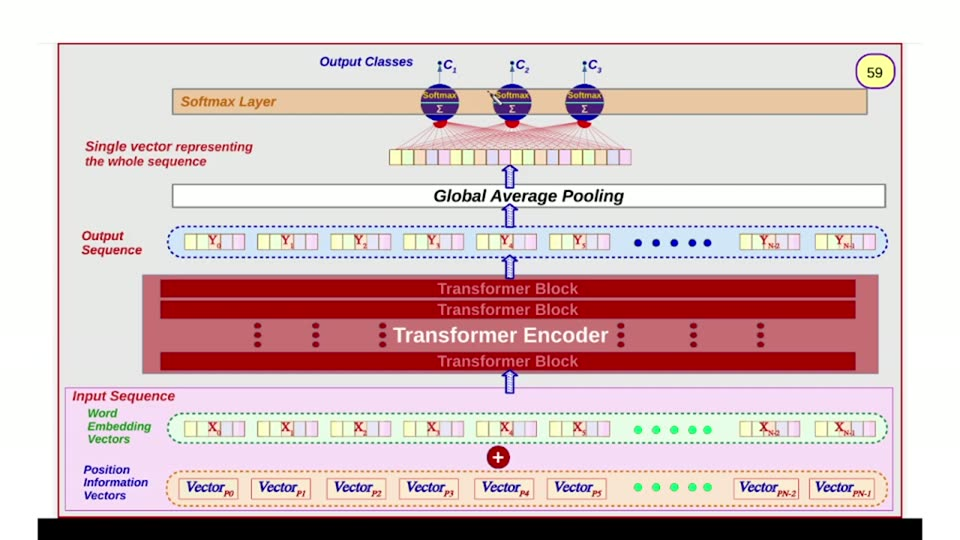
#> input picture videos/deep-learning/002_transformers_part2/unique_slides/slide_059.jpg, 960 x 540 px, found by its file name
$ python v1_scan.py
#> lines starting #> are read from the running program, lines starting #| are printed output that depends on the picture; after the words box and inside, x2 and y2 are one past the last pixel; in counts of white or black regions, pixels touching at a corner belong together
# v1_scan.py — worker verification scan for slide_059 (frame 960x540)
# Mapping (same as certified 038): slide_x = (fx-18.63)/0.96123, slide_y = fy/0.95556
from PIL import Image
import numpy as np
from collections import Counter

im = np.asarray(Image.open('unique_slides/slide_059.jpg').convert('RGB')).astype(int)
r, g, b = im[:, :, 0], im[:, :, 1], im[:, :, 2]
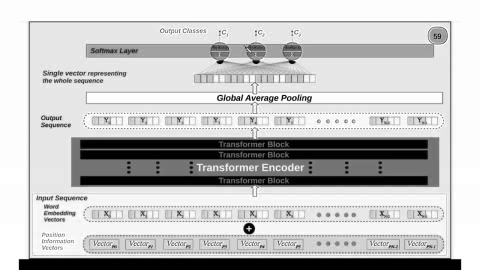
#> b: shape (540, 960) int64 (shown at 1/2 size); min 0, max 255, mean 193.3

def sx(fx): return (fx - 18.63) / 0.96123
def sy(fy): return fy / 0.95556
def S(x0, x1, y0, y1, tag):
    print(f"  {tag}: slide x {sx(x0):.1f}..{sx(x1):.1f} y {sy(y0):.1f}..{sy(y1):.1f} "
          f"(w {sx(x1)-sx(x0):.1f} h {sy(y1)-sy(y0):.1f})")

def runs(bools, min_len=1):
    out, s = [], None
    for i, v in enumerate(bools):
        if v and s is None: s = i
        if not v and s is not None:
            if i - s >= min_len: out.append((s, i - 1))
            s = None
    if s is not None: out.append((s, len(bools) - 1))
    return out

def modal(x0, x1, y0, y1, tag, k=4):
#> called with x0 = 100, x1 = 150, y0 = 470, y1 = 500, tag = 'input container (left of rows)', k = 4
    blk = im[y0:y1, x0:x1].reshape(-1, 3)
#> blk = 1500 rows, first 8: [88, 63, 183], [50, 24, 151], [85, 60, 178], [131, 107, 217], [215, 193, 255], [174, 152, 250], [38, 15, 121], [125, 102, 208]
    c = Counter((int(a) // 8 * 8, int(bb) // 8 * 8, int(cc) // 8 * 8) for a, bb, cc in blk)
#> c = 292 items
    print(f"  {tag} modal:", c.most_common(k))
#|   input container (left of rows) modal: [((240, 216, 248), 259), ((240, 216, 240), 230), ((248, 224, 248), 80), ((232, 208, 248), 48)]

print("== A. FILL COLORS (modal over empty patches) ==")
modal(100, 150, 470, 500, "input container (left of rows)")
modal(700, 750, 415, 440, "X row between boxes?")
#> in modal (call 2), `blk = im[y0:y1, x0:x1].reshape(-1, 3)`: blk = 1250 rows, first 8: [224, 255, 234], [222, 255, 234], [226, 255, 234], [233, 255, 238], [229, 255, 235], [227, 255, 234], [221, 255, 232], [223, 255, 234]
#|   X row between boxes? modal: [((224, 248, 232), 415), ((224, 248, 224), 183), ((232, 248, 224), 153), ((232, 248, 232), 123)]
modal(180, 200, 425, 435, "X box1 interior left")
#> in modal (call 3), `blk = im[y0:y1, x0:x1].reshape(-1, 3)`: blk = 200 rows, first 8: [229, 252, 226], [233, 255, 228], [235, 254, 226], [229, 244, 213], [185, 197, 161], [221, 230, 185], [246, 255, 202], [250, 255, 199]
#|   X box1 interior left modal: [((248, 248, 208), 31), ((248, 248, 200), 22), ((248, 248, 192), 21), ((232, 248, 224), 18)]
modal(700, 780, 230, 250, "Y row between boxes")
#> in modal (call 4), `blk = im[y0:y1, x0:x1].reshape(-1, 3)`: blk = 1600 rows, first 8: [208, 229, 246], [206, 229, 245], [209, 230, 247], [209, 230, 247], [214, 235, 254], [209, 230, 249], [210, 231, 250], [214, 235, 254]
#|   Y row between boxes modal: [((208, 224, 240), 384), ((208, 224, 248), 148), ((208, 232, 248), 80), ((200, 224, 240), 56)]
modal(180, 200, 235, 245, "Y box1 interior left")
#> in modal (call 5), `blk = im[y0:y1, x0:x1].reshape(-1, 3)`: blk = 200 rows, first 8: [213, 231, 243], [214, 231, 239], [214, 227, 235], [214, 224, 226], [178, 188, 177], [207, 215, 191], [237, 244, 203], [244, 250, 202]
#|   Y box1 interior left modal: [((248, 248, 200), 28), ((248, 248, 208), 26), ((248, 248, 216), 22), ((208, 224, 240), 14)]
modal(200, 240, 480, 495, "V row peach interior")
#> in modal (call 6), `blk = im[y0:y1, x0:x1].reshape(-1, 3)`: blk = 600 rows, first 8: [251, 237, 200], [251, 237, 200], [248, 232, 206], [248, 232, 209], [253, 237, 212], [251, 236, 207], [247, 232, 201], [247, 233, 198]
#|   V row peach interior modal: [((240, 232, 208), 37), ((248, 232, 208), 26), ((240, 232, 200), 23), ((248, 240, 208), 18)]
modal(300, 420, 60, 78, "above tan bar / top band bg")
#> in modal (call 7), `blk = im[y0:y1, x0:x1].reshape(-1, 3)`: blk = 2160 rows, first 8: [231, 233, 230], [231, 233, 230], [231, 233, 230], [231, 233, 230], [231, 233, 232], [231, 233, 232], [231, 233, 232], [231, 233, 232]
#|   above tan bar / top band bg modal: [((224, 232, 224), 543), ((224, 232, 232), 304), ((232, 232, 232), 196), ((232, 232, 224), 150)]
modal(200, 240, 130, 140, "between tan bar and pooled row")
#> in modal (call 8), `blk = im[y0:y1, x0:x1].reshape(-1, 3)`: blk = 400 rows, first 8: [231, 233, 230], [231, 233, 230], [231, 233, 230], [231, 233, 230], [231, 233, 230], [231, 233, 230], [231, 233, 230], [231, 233, 230]
#|   between tan bar and pooled row modal: [((224, 232, 224), 261), ((232, 232, 224), 89), ((224, 224, 224), 20), ((232, 232, 232), 20)]

print("== B. INPUT CONTAINER edges ==")
pinkish = (r > 235) & (g > 205) & (g < 235) & (b > 235)  # lilac fill ~ (246,220,247)
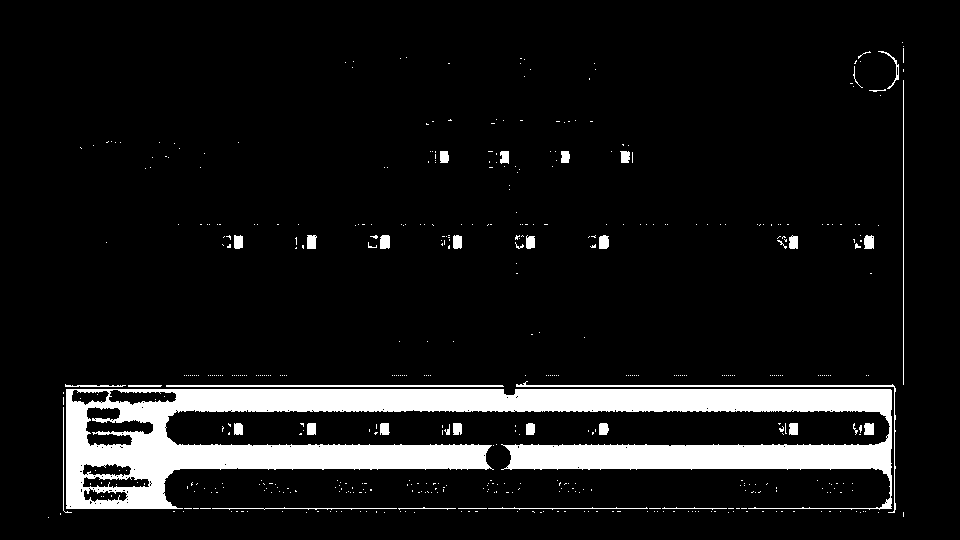
#> pinkish: shape (540, 960) bool; 9.4% white; 533 white regions (493 under 20 px), largest, box (x1, y1, x2, y2) and area: (66, 389, 892, 510) 42387, (516, 381, 896, 513) 924, (166, 385, 504, 387) 675
print("  lilac rows at col 300:", runs(pinkish[:, 300], 2))
#> after the loop in runs, `for i, v in enumerate(bools):`: out = [(385, 386), (389, 411), (433, 434), (445, 468)]
#|   lilac rows at col 300: [(385, 386), (389, 411), (433, 434), (445, 468)]
print("  lilac rows at col 700:", runs(pinkish[:, 700], 2))
#|   lilac rows at col 700: [(385, 386), (389, 410), (445, 468)]
print("  lilac cols at row 420:", runs(pinkish[420, :], 2)[:3], "...", runs(pinkish[420, :], 2)[-3:])
#> (printed output is left out)
print("  lilac cols at row 460:", runs(pinkish[460, :], 2)[:3], "...", runs(pinkish[460, :], 2)[-3:])
#> (printed output is left out)
print("  lilac cols at row 500:", runs(pinkish[500, :], 2)[:3], "...", runs(pinkish[500, :], 2)[-3:])
#> (printed output is left out)

print("== C. GREEN dashed rect (word-embedding row) ==")
grn = (g - r > 25) & (g - b > 25) & (g > 100) & (g < 215)
#> grn: shape (540, 960) bool; 0.14% white in thin lines or dots, all inside (x1, y1, x2, y2) = (88, 409, 886, 491)
print("  green rows at col 300:", runs(grn[:, 300], 0))
#|   green rows at col 300: []
print("  green rows at col 550:", runs(grn[:, 550], 0))
#|   green rows at col 550: []
print("  green rows at col 850:", runs(grn[:, 850], 0))
#|   green rows at col 850: []
print("  green cols at row 412:", runs(grn[412, :], 0)[:6], "...")
#> (printed output is left out)
print("  green cols at row 444:", runs(grn[444, :], 0)[:6], "...")
#> (printed output is left out)

print("== D. ORANGE dashed rect + peach ==")
org = (r > 195) & (g > 95) & (g < 185) & (b < 110) & (r - b > 110)
#> org: shape (540, 960) bool; 0.06% white in thin lines or dots, all inside (x1, y1, x2, y2) = (92, 94, 583, 459)
print("  orange rows at col 300:", runs(org[:, 300], 0))
#|   orange rows at col 300: []
print("  orange rows at col 550:", runs(org[:, 550], 0))
#|   orange rows at col 550: []
print("  orange rows at col 850:", runs(org[:, 850], 0))
#|   orange rows at col 850: []
print("  orange cols at row 458:", runs(org[458, :], 0)[:4], "...", runs(org[458, :], 0)[-2:])
#> (printed output is left out)
print("  orange cols at row 466:", runs(org[466, :], 0)[:4], "...")
#> (printed output is left out)
print("  orange cols at row 508:", runs(org[508, :], 0)[:4], "...", runs(org[508, :], 0)[-2:])
#> (printed output is left out)
peach = (abs(r - 253) < 10) & (abs(g - 235) < 14) & (abs(b - 208) < 16)
#> peach: shape (540, 960) bool; 2.9% white; 368 white regions (333 under 20 px), largest, box (x1, y1, x2, y2) and area: (167, 469, 889, 508) 9858, (328, 480, 372, 498) 285, (401, 480, 444, 498) 269
print("  peach rows at col 300:", runs(peach[:, 300], 1))
#|   peach rows at col 300: [(473, 476), (480, 489), (495, 497), (500, 503)]

print("== E. Y ROW: light-blue fill + blue dashed border ==")
lblu = (abs(r - 214) < 18) & (abs(g - 234) < 14) & (abs(b - 248) < 12)
#> lblu: shape (540, 960) bool; 2.6% white; 571 white regions (552 under 20 px), largest, box (x1, y1, x2, y2) and area: (165, 216, 891, 264) 11301, (609, 151, 618, 163) 83, (516, 423, 524, 435) 64
print("  lightblue rows at col 300:", runs(lblu[:, 300], 1))
#|   lightblue rows at col 300: [(227, 231), (237, 239), (241, 246), (251, 259), (427, 430)]
print("  lightblue rows at col 700:", runs(lblu[:, 700], 1))
#|   lightblue rows at col 700: [(224, 224), (228, 259)]
print("  lightblue cols at row 240:", runs(lblu[240, :], 1)[:3], "...", runs(lblu[240, :], 1)[-3:])
#> (printed output is left out)
blue = (b - r > 50) & (b - g > 40) & (b > 130)
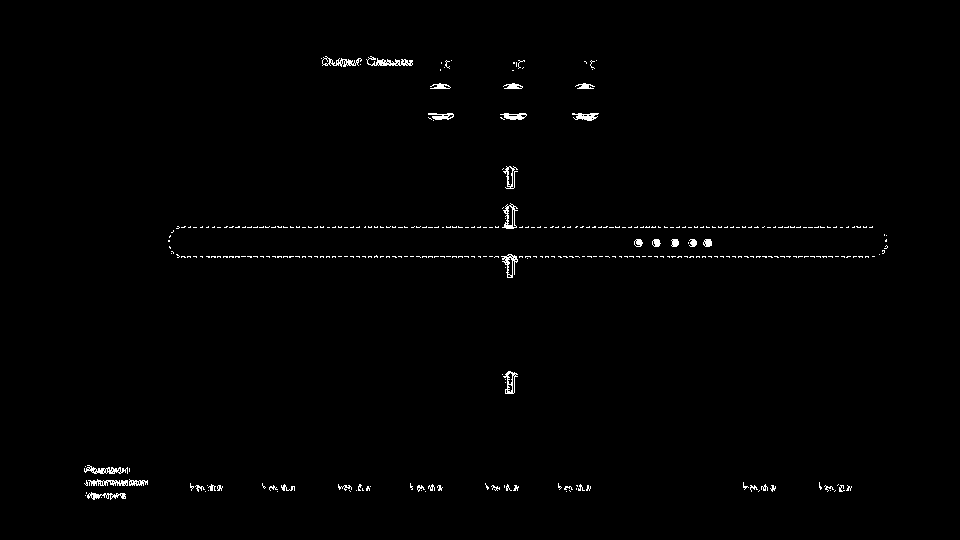
#> blue: shape (540, 960) bool; 0.84% white in thin lines or dots, all inside (x1, y1, x2, y2) = (84, 56, 888, 500)
print("  blue(border) rows at col 300:", runs(blue[:, 300], 0))
#|   blue(border) rows at col 300: []
print("  blue(border) rows at col 700:", runs(blue[:, 700], 0))
#|   blue(border) rows at col 700: [(227, 227)]
print("  blue(border) cols at row 212:", runs(blue[212, :], 0)[:6], "...")
#> (printed output is left out)
print("  blue(border) cols at row 274:", runs(blue[274, :], 0)[:6], "...")
#> (printed output is left out)

print("== F. ROSE ENCODER CONTAINER exact ==")
rose = (abs(r - 205) < 30) & (abs(g - 92) < 40) & (abs(b - 92) < 40)
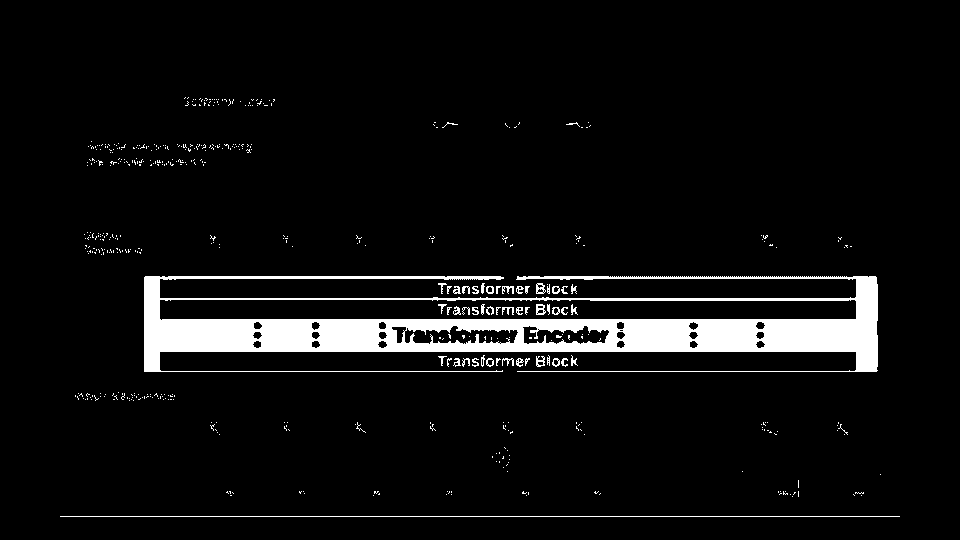
#> rose: shape (540, 960) bool; 6.1% white; 504 white regions (457 under 20 px), largest, box (x1, y1, x2, y2) and area: (144, 276, 878, 372) 27814, (60, 516, 900, 517) 840, (536, 304, 546, 315) 70
print("  rose rows at col 480:", runs(rose[:, 480], 1))
#|   rose rows at col 480: [(276, 279), (297, 299), (319, 329), (343, 351), (371, 371), (516, 516)]
print("  rose rows at col 200:", runs(rose[:, 200], 1))
#|   rose rows at col 200: [(98, 98), (105, 105), (160, 160), (276, 278), (298, 299), (319, 351), (371, 371), (516, 516)]
print("  rose cols at row 322:", runs(rose[322, :], 2)[:3], "...", runs(rose[322, :], 2)[-3:])
#> (printed output is left out)
print("  rose cols at row 350:", runs(rose[350, :], 2)[:3], "...", runs(rose[350, :], 2)[-3:])
#> (printed output is left out)
print("  rose cols at row 375:", runs(rose[375, :], 2)[:3], "...", runs(rose[375, :], 2)[-3:])
#> (printed output is left out)

print("== G. BARS + white bar text ==")
dr = (r >= 130) & (r < 225) & (g < 80) & (b < 80)
#> dr: shape (540, 960) bool; 7.6% white; 294 white regions (271 under 20 px), largest, box (x1, y1, x2, y2) and area: (160, 300, 856, 319) 12650, (160, 279, 856, 298) 12630, (160, 352, 856, 371) 12468
for (y0, y1, tag) in [(276, 300, "bar1"), (298, 321, "bar2"), (350, 372, "bar3")]:
    cols = np.where(dr[y0:y1, :].sum(axis=0) > (y1 - y0) * 0.55)[0]
    rows = np.where(dr[y0:y1, 200:800].sum(axis=1) > 300)[0]
    print(f"  {tag}: x {cols.min()}..{cols.max()}  y {rows.min()+y0}..{rows.max()+y0}")
    S(cols.min(), cols.max(), rows.min() + y0, rows.max() + y0, f"   {tag}")
#> this loop made 3 passes
#|   bar1: x 160..855  y 279..297
#|      bar1: slide x 147.1..870.1 y 292.0..310.8 (w 723.0 h 18.8)
#|   bar2: x 160..855  y 300..318
#|      bar2: slide x 147.1..870.1 y 314.0..332.8 (w 723.0 h 18.8)
#|   bar3: x 160..855  y 352..370
#|      bar3: slide x 147.1..870.1 y 368.4..387.2 (w 723.0 h 18.8)
white = (r > 228) & (g > 228) & (b > 228)
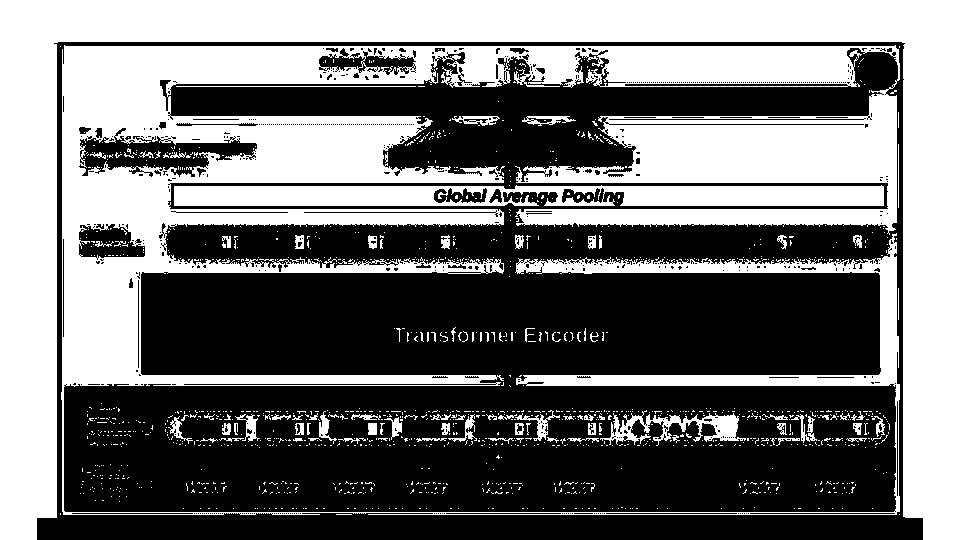
#> white: shape (540, 960) bool; 45.6% white; 1322 white regions (1238 under 20 px), largest, box (x1, y1, x2, y2) and area: (61, 45, 900, 515) 116623, (0, 0, 960, 540) 96202, (174, 185, 884, 206) 12454
for (y0, y1, tag) in [(280, 298, "bar1 text"), (301, 318, "bar2 text"), (352, 370, "bar3 text")]:
    sub = white[y0:y1, 160:860]
    ys, xs = np.where(sub)
    if len(xs):
        print(f"  {tag}: x {xs.min()+160}..{xs.max()+160} y {ys.min()+y0}..{ys.max()+y0} n={len(xs)}")
        S(xs.min() + 160, xs.max() + 160, ys.min() + y0, ys.max() + y0, f"   {tag}")
    else:
        print(f"  {tag}: NONE")
sub = white[320:352, 160:880]
#> sub: shape (32, 720) bool; 2.3% white in thin lines or dots, all inside (x1, y1, x2, y2) = (234, 7, 448, 22)
ys, xs = np.where(sub)
#> ys = 535 values from 7 to 21; xs = 535 values, max 447 at index 114, min 234 at index 1, mean 340.3
print(f"  title text: x {xs.min()+160}..{xs.max()+160} y {ys.min()+320}..{ys.max()+320} n={len(xs)}")
#|   title text: x 394..607 y 327..341 n=535
S(xs.min() + 160, xs.max() + 160, ys.min() + 320, ys.max() + 320, "   title")
#|      title: slide x 390.5..612.1 y 342.2..356.9 (w 221.6 h 14.7)

print("== H. ELLIPSIS COLUMNS (between bar2/bar3) vertical profiles ==")
for (x0, x1) in [(254, 262), (312, 320), (379, 386), (617, 624), (690, 697), (757, 764)]:
    colprof = dr[318:352, x0:x1].sum(axis=1)
    rr = runs(colprof > 0, 0)
    print(f"  col x{x0}: darkred row-runs (y+318): {rr}")
#> this loop made 6 passes
#> rr on passes 1 to 6: [(0, 0), (5, 9), (14, 19), (23, 29)], [(0, 0), (5, 10), (14, 19), (23, 28)], [(0, 0), (5, 10), (14, 19), (23, 29)], [(0, 0), (5, 10), (14, 19), (23, 29)], [(0, 0), (5, 10), (14, 19), (23, 29)], [(0, 0), (4, 10), (14, 19), (23, 28)]
#> (printed output is left out)

print("== I. GAP BOX borders (loose dark mask) ==")
dark = (r < 175) & (g < 175) & (b < 175) & (abs(r - g) < 40) & (abs(g - b) < 40)
#> dark: shape (540, 960) bool; 5.1% white; 984 white regions (950 under 20 px), largest, box (x1, y1, x2, y2) and area: (37, 518, 923, 540) 18645, (596, 88, 868, 115) 868, (172, 88, 433, 115) 835
print("  dark rows at col 300 (y 150..230):", runs(dark[150:230, 300], 0), "(+150)")
#|   dark rows at col 300 (y 150..230): [(34, 34), (57, 57)] (+150)
print("  dark rows at col 700 (y 150..230):", runs(dark[150:230, 700], 0), "(+150)")
#|   dark rows at col 700 (y 150..230): [(34, 34), (57, 57)] (+150)
print("  dark cols at row 200 (x 150..920):", runs(dark[200, 150:920], 0)[:4], "...", runs(dark[200, 150:920], 0)[-4:])
#> (printed output is left out)
print("  dark cols at row 170 (x 150..920):", runs(dark[170, 150:920], 0)[:6], "...")
#> (printed output is left out)
print("  dark cols at row 215 (x 150..920):", runs(dark[215, 150:920], 0)[:6], "...")
#> (printed output is left out)

print("== J. POOLED ROW ==")
ysq = (r > 235) & (g > 235) & (b < 215) & (r - b > 30)
#> ysq: shape (540, 960) bool; 0.96% white; 310 white regions (271 under 20 px), largest, box (x1, y1, x2, y2) and area: (858, 56, 893, 87) 749, (478, 235, 488, 249) 134, (551, 235, 561, 249) 128
gsq = (g - r > 15) & (g - b > 15) & (g > 235)
#> gsq: shape (540, 960) bool; 1.9% white; 100 white regions (77 under 20 px), largest, box (x1, y1, x2, y2) and area: (169, 414, 887, 444) 8816, (585, 152, 592, 164) 73, (405, 152, 413, 164) 71
psq = (r > 235) & (r - g > 25) & (r - b > 25) & (b < 235)
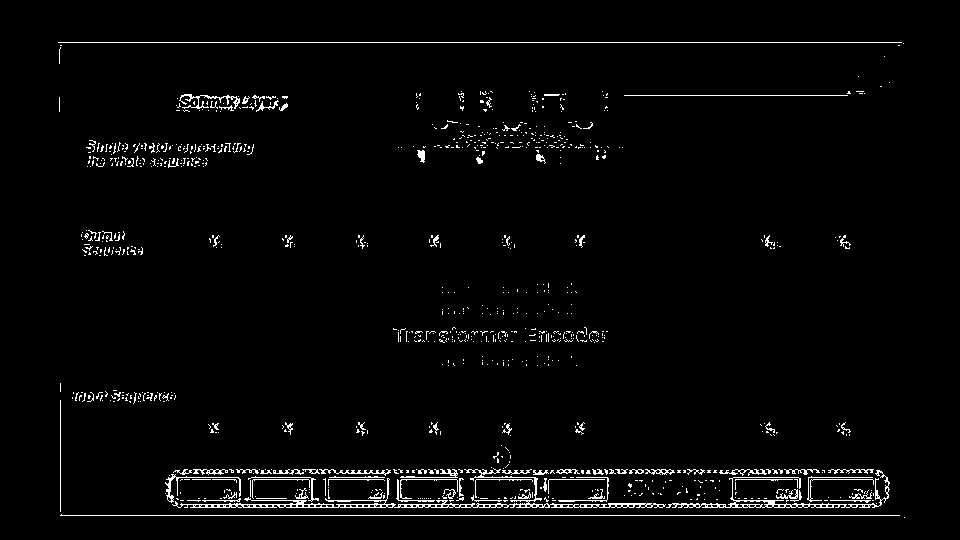
#> psq: shape (540, 960) bool; 2.6% white in thin lines or dots, all inside (x1, y1, x2, y2) = (58, 42, 905, 518)
print("  yellow rows at col 395:", runs(ysq[:, 395], 0))
#|   yellow rows at col 395: [(151, 163)]
print("  cell union rows at col 395:", runs((ysq | gsq | psq)[:, 395], 0))
#|   cell union rows at col 395: [(42, 42), (151, 163), (329, 329), (414, 441), (470, 470), (472, 473), (504, 504), (507, 507), (515, 515)]
print("  union cols at row 150:", runs((ysq | gsq | psq)[150, 350:700], 0)[:8], "(+350)")
#|   union cols at row 150: [(41, 41), (44, 44), (49, 49), (61, 61), (67, 69), (72, 73), (102, 102), (105, 105)] (+350)
print("  union cols at row 158:", runs((ysq | gsq | psq)[158, 350:700], 0)[:8], "(+350)")
#|   union cols at row 158: [(41, 49), (53, 61), (71, 74), (101, 110), (113, 120), (122, 122), (126, 130), (162, 170)] (+350)
for x0 in range(385, 640, 21):
    blk = im[140:165, x0:x0 + 10].reshape(-1, 3)
    c = Counter((int(a) // 16 * 16, int(bb) // 16 * 16, int(cc) // 16 * 16) for a, bb, cc in blk)
    print(f"    pooled cell x{x0}:", c.most_common(2))
#> this loop made 13 passes
#> c on pass 13: {(224, 224, 224): 250}
#> (printed output is left out)

print("== K. FAN LINES y 127..150 ==")
fan = (r > 140) & (r < 235) & (g < 120) & (b < 120) & (r - g > 50)
#> fan: shape (540, 960) bool; 12.7% white; 321 white regions (302 under 20 px), largest, box (x1, y1, x2, y2) and area: (144, 276, 878, 373) 62553, (59, 516, 901, 517) 842, (489, 446, 510, 468) 231
for y in [128, 132, 136, 140, 144, 148]:
    rr = runs(fan[y, 350:700], 0)
    print(f"  fan y{y}: n={len(rr)} first6={[(a+350,c+350) for a,c in rr[:6]]}")
#> this loop made 6 passes
#|   fan y128: n=0 first6=[]
#|   fan y132: n=0 first6=[]
#|   fan y136: n=0 first6=[]
#|   fan y140: n=0 first6=[]
#|   fan y144: n=0 first6=[]
#> (further printed lines are left out)

print("== L. BLOCK ARROWS (blue outline) restricted ==")
blue2 = (b - r > 40) & (b - g > 30) & (b > 110)
#> blue2: shape (540, 960) bool; 1.4% white; 240 white regions (176 under 20 px), largest, box (x1, y1, x2, y2) and area: (84, 478, 148, 487) 336, (569, 100, 602, 121) 333, (497, 105, 529, 120) 290
for (y0, y1, tag) in [(368, 396, "arrow1 in->enc"), (246, 276, "arrow2 enc->out"),
                      (196, 226, "arrow3 out->GAP"), (148, 168, "arrow4 GAP->pooled")]:
    sub = blue2[y0:y1, 470:550]
    ys, xs = np.where(sub)
    if len(xs):
        print(f"  {tag}: x {xs.min()+470}..{xs.max()+470} y {ys.min()+y0}..{ys.max()+y0} n={len(xs)}")
        S(xs.min() + 470, xs.max() + 470, ys.min() + y0, ys.max() + y0, f"   {tag}")
    else:
        print(f"  {tag}: NONE")
#> this loop made 4 passes
#> (ys, xs) on pass 4: ([18, 18, 18, 18, 18, 18, 19, 19, 19, 19, 19, 19, 19, 19], [36, 38, 39, 40, 43, 44, 34, 35, 37, 38, 40, 41, 44, 45])
#> (printed output is left out)
#> pass 3, `sub = blue2[y0:y1, 470:550]`:
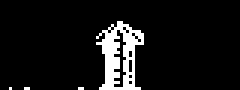
#> sub: shape (30, 80) bool (shown 3 times larger); 8.3% white; 4 white regions (3 under 20 px), largest, box (x1, y1, x2, y2) and area: (32, 7, 48, 30) 195

print("== M. TOP BAND ==")
bt = (b - r > 35) & (b - g > 25) & (b > 120)
#> bt: shape (540, 960) bool; 1.6% white in thin lines or dots, all inside (x1, y1, x2, y2) = (84, 54, 896, 500)
#> (the rest of the program and of its run is left out)
